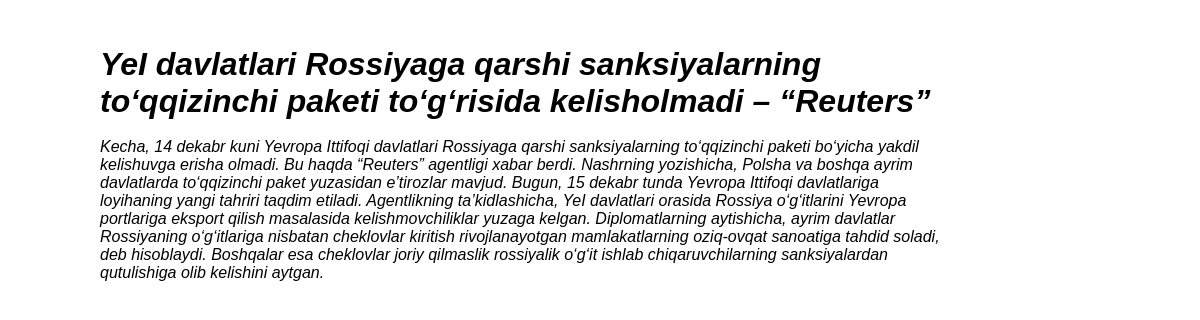
Screenshot of /post/3 with the database file from the repository.
### blog/models.py (models this page shows, shortened)
class Post(models.Model):
    title= models.CharField(max_length=150)
    url_img=models.URLField()
    body= models.TextField()
    author=models.ForeignKey(
        'auth.User',
        on_delete=models.CASCADE
    )

### blog/views.py (the view)
# urls.py: path('post/<int:pk>',BlogDetailView.as_view(),name='DetailView')
class BlogDetailView(DetailView):
    model=Post
    template_name='DetailView.html'

### template/DetailView.html (shortened to what this page needs)
{% extends 'base.html'  %}
{% block content %}
<div class="blog-pk">
    <h1>{{post.title}}</h1>
<p>{{post.body}}</p>
</div>
{% endblock content %}

### static/css/base.css (style rules this page uses)
* { padding: 0; margin: 0; }
h1 { color: black; font-size: 32px; }
.blog-pk { margin: 10px 100px 0px 100px; width: 70vw; font-family: sans-serif; font-style: italic; }

### rows the page displays
Post: title "YeI davlatlari Rossiyaga qarshi sanksiyalarning to‘qqizinchi paketi to‘g‘risida kelisholmadi – “Reuters”", body "Kecha, 14 dekabr kuni Yevropa Ittifoqi davlatlari Rossiyaga qarshi sanksiyalarning to‘qqizinchi paketi bo‘yicha yakdil kelishuvga erisha olmadi. Bu haqda “Reuters” agentligi xabar berdi. Nashrning yozishicha, Polsha va boshqa ayrim davlatlarda to‘qqizinchi paket yuzasidan e’tirozlar mavjud. Bugun, 15 dekabr tunda Yevropa Ittifoqi davlatlariga loyihaning yangi tahriri taqdim etiladi. Agentlikning ta’kidlashicha, YeI davlatlari orasida Rossiya o‘g‘itlarini Yevropa portlariga eksport qilish masalasida kelishmovchiliklar yuzaga kelgan. Diplomatlarning aytishicha, ayrim davlatlar Rossiyaning o‘g‘itlariga nisbatan cheklovlar kiritish rivojlanayotgan mamlakatlarning oziq-ovqat sanoatiga tahdid…"
